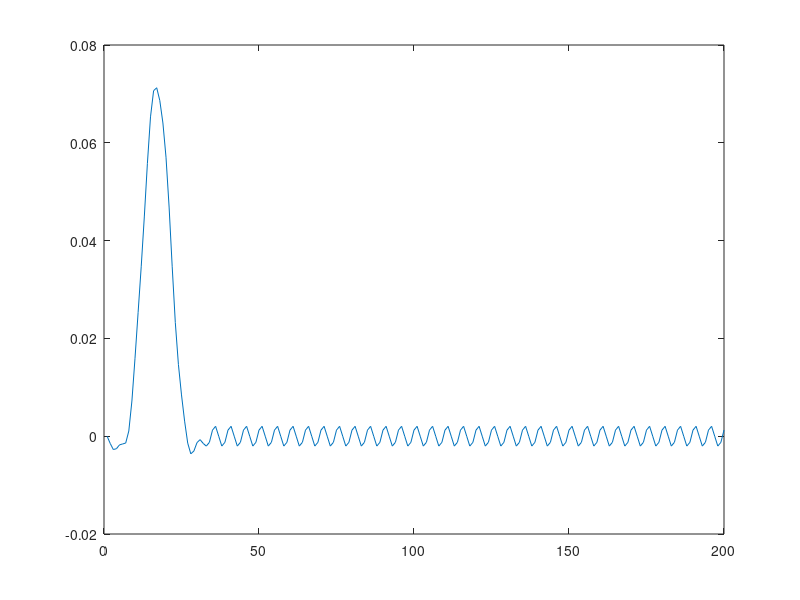

Write the MATLAB code that produced this figure.
% Filter Setup
N = 32;
Fs = 1000;
Fn = Fs/2;

%% Create Filters
lp1 = fir1(N, 50/Fn, 'low');
lp2 = fir1(N, 100/Fn, 'low');
lp3 = fir1(N, 150/Fn, 'low');
lp4 = fir1(N, 200/Fn, 'low');
lp5 = fir1(N, 250/Fn, 'low');

hp1 = fir1(N, 50/Fn, 'high');
hp2 = fir1(N, 100/Fn, 'high');
hp3 = fir1(N, 150/Fn, 'high');
hp4 = fir1(N, 200/Fn, 'high');
hp5 = fir1(N, 250/Fn, 'high');

bp1 = fir1(N, [50/Fn, 100/Fn], 'bandpass');
bp2 = fir1(N, [50/Fn, 150/Fn], 'bandpass');
bp3 = fir1(N, [100/Fn, 200/Fn], 'bandpass');
bp4 = fir1(N, [150/Fn, 250/Fn], 'bandpass');
bp5 = fir1(N, [200/Fn, 250/Fn], 'bandpass');

bs1 = fir1(N, [50/Fn, 100/Fn], 'stop');
bs2 = fir1(N, [50/Fn, 150/Fn], 'stop');
bs3 = fir1(N, [100/Fn, 200/Fn], 'stop');
bs4 = fir1(N, [150/Fn, 250/Fn], 'stop');
bs5 = fir1(N, [200/Fn, 250/Fn], 'stop');

%% Convert to fractional number
% lpf1 = ceil(lp1*2^8);
% lpf2 = ceil(lp2*2^8);
% lpf3 = ceil(lp3*2^8);
% lpf4 = ceil(lp4*2^8);
% lpf5 = ceil(lp5*2^8);
% lpf6 = ceil(lp6*2^8);
% lpf7 = ceil(lp7*2^8);

% hpf1 = ceil(hp1*2^8);
% hpf2 = ceil(hp2*2^8);
% hpf3 = ceil(hp3*2^8);
% hpf4 = ceil(hp4*2^8);
% hpf5 = ceil(hp5*2^8);
% hpf6 = ceil(hp6*2^8);
% hpf7 = ceil(hp7*2^8);

% bpf1 = ceil(bp1*2^8);
% bpf2 = ceil(bp2*2^8);
% bpf3 = ceil(bp3*2^8);
% bpf4 = ceil(bp4*2^8);
% bpf5 = ceil(bp5*2^8);

% bsf1 = ceil(bs1*2^8);
% bsf2 = ceil(bs2*2^8);
% bsf3 = ceil(bs3*2^8);
% bsf4 = ceil(bs4*2^8);
% bsf5 = ceil(bs5*2^8);

%% Plot Filter
% Fs = 8000;
% freqz(lpf1,1, 256, Fs);

%% Print to file
fileID = fopen('filterf_2.csv','w');
fprintf(fileID,'%6s, %6s, %6s, %6s, %6s, %6s, %6s, %6s, %6s, %6s, %6s, %6s, %6s, %6s, %6s, %6s, %6s, %6s, %6s, %6s\n', 'lpf1', 'lpf2', 'lpf3', 'lpf4', 'lpf5', 'hpf1', 'hpf2', 'hpf3', 'hpf4', 'hpf5', 'bpf1', 'bpf2', 'bpf3', 'bpf4', 'bpf5', 'bsf1', 'bsf2', 'bsf3', 'bsf4', 'bsf5');
fprintf(fileID,'%6f, %6f, %6f, %6f, %6f, %6f, %6f, %6f, %6f, %6f, %6f, %6f, %6f, %6f, %6f, %6f, %6f, %6f, %6f, %6f\n', [lp1; lp2; lp3; lp4; lp5; hp1; hp2; hp3; hp4; hp5; bp1; bp2; bp3; bp4; bp5; bs1; bs2; bs3; bs4; bs5]);
%fprintf(fileID,'%6d, %6d, %6d, %6d, %6d, %6d, %6d, %6d, %6d, %6d, %6d, %6d, %6d, %6d, %6d, %6d, %6d, %6d, %6d, %6d, %6d, %6d, %6d, %6d\n', lpf1, lpf2, lpf3, lpf4, lpf5, lpf6, lpf7, hpf1, hpf2, hpf3, hpf4, hpf5, hpf6, hpf7, bpf1, bpf2, bpf3, bpf4, bpf5, bsf1, bsf2, bsf3, bsf4, bsf5);
fclose(fileID);

%% Test Filter
t = (0:1:199)/Fs;
f = 200;
s = sin(2*pi*f*t);
filt = filter(lp1,1,s);
plot(filt)

% subplot(2,1,1);
% plot(s);

% subplot(2,1,2);
% plot(filt);